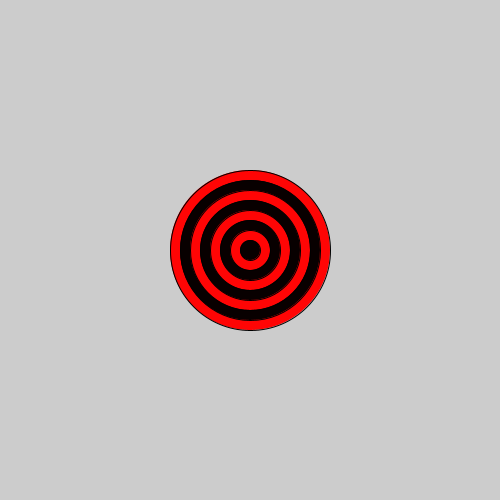
Frame 1 (no input)
Frame 60 (the mouse pressed at the canvas centre just before this capture): identical to frame 1, image omitted
Frame 120 (the mouse held since frame 60 and released just before this capture): identical to frame 1, image omitted

The Processing sketch that drew this single still picture (run headless with seeded random() and noise(); from frame 60 on, the mouse is pressed at the canvas centre):

// Processing sketch: BULLSEYE
// ── BULLSEYE.pde
int x = 160; 
void setup(){
size(500,500);  
for(int i=0;i<8; i++){
if(i%2==0){
fill(#FF0505);
}else{
fill(#080000);
}
ellipse(250,250,x,x);
x=x-20;
}
}

void draw(){
}  
